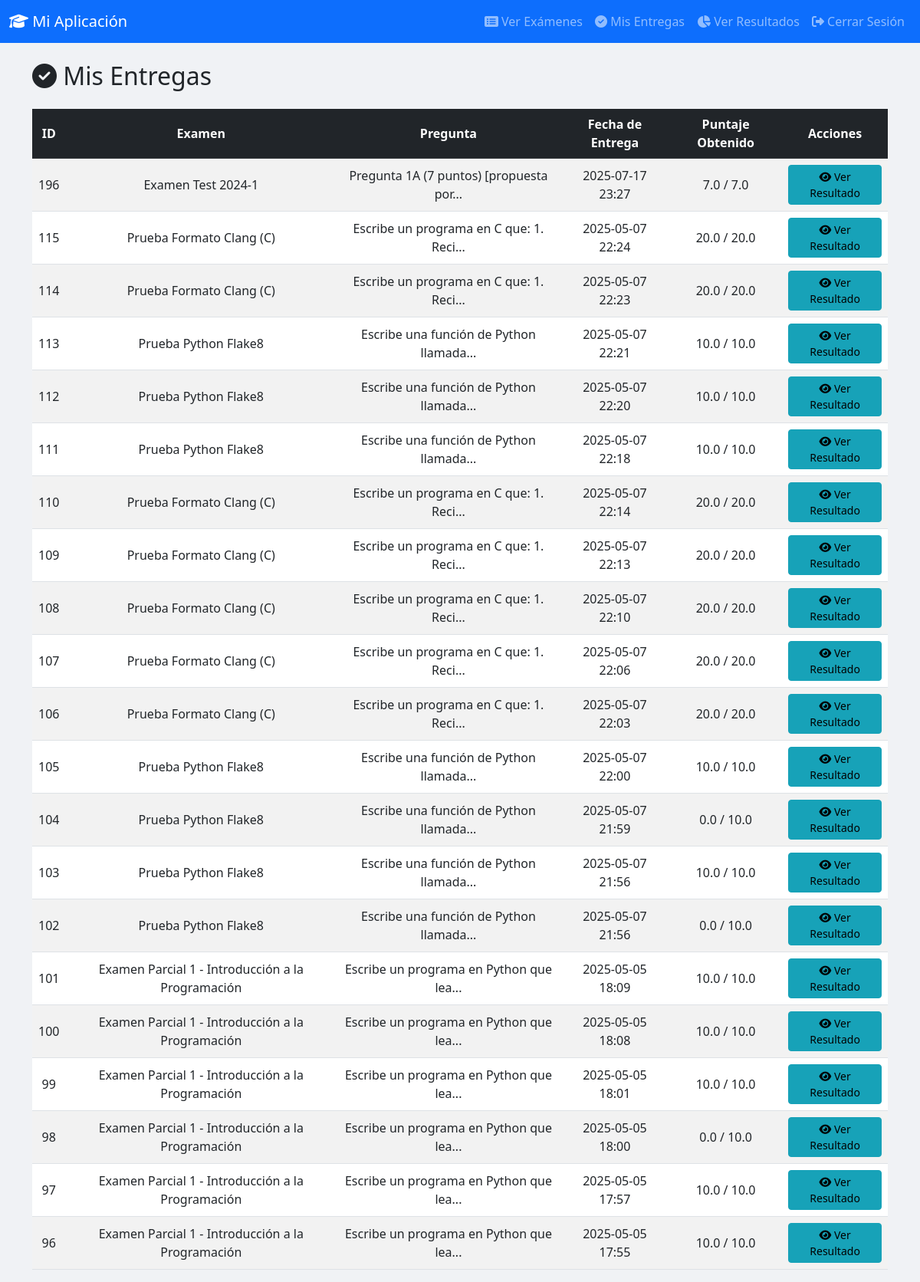
Screenshot of /mis_entregas (signed in) with the database file from the repository.
### models.py (models this page shows, shortened)
class Entrega(db.Model):
    __tablename__ = 'entrega'
    id = db.Column(db.Integer, primary_key=True)
    fecha_entrega = db.Column(db.DateTime, nullable=False, default=datetime.utcnow)
    codigo_fuente = db.Column(db.Text, nullable=False)
    archivo = db.Column(db.String(120), nullable=True)
    alumno_id = db.Column(db.Integer, db.ForeignKey('usuario.id'), nullable=False)
    pregunta_id = db.Column(db.Integer, db.ForeignKey('pregunta.id'), nullable=False)
    evaluacion = db.relationship('Evaluacion', backref='entrega', uselist=False)
    analisis_resultados = db.relationship(
        'AnalisisResultado',
        back_populates='entrega', # Usar back_populates
        lazy='dynamic', # Cambiado a dynamic para que sea una query
        cascade='all, delete-orphan'
    )

class Examen(db.Model):
    __tablename__ = 'examen'
    id = db.Column(db.Integer, primary_key=True)
    titulo = db.Column(db.String(200), nullable=False)
    descripcion = db.Column(db.Text, nullable=False)
    fecha_publicacion = db.Column(db.DateTime, nullable=False, default=datetime.utcnow)
    fecha_cierre = db.Column(db.DateTime, nullable=False)
    horario_id = db.Column(db.Integer, db.ForeignKey('horario.id'), nullable=False)
    preguntas = db.relationship('Pregunta', backref='examen', lazy=True, cascade="all, delete-orphan")
    configuracion_examen = db.relationship('ConfiguracionExamen', back_populates='examen', uselist=False)
    __table_args__ = (
        db.Index('ix_examen_titulo', 'titulo'),  # Índice para mejorar las consultas por título de examen
    )

class Pregunta(db.Model):
    __tablename__ = 'pregunta'
    id = db.Column(db.Integer, primary_key=True)
    enunciado = db.Column(db.Text, nullable=False)
    puntaje_total = db.Column(db.Float, nullable=False)
    lenguaje_programacion = db.Column(db.String(50), nullable=False)
    solucion_modelo = db.Column(db.Text, nullable=True)
    rubrica_evaluacion = db.Column(db.Text, nullable=True, comment="Rubrica en formato JSON para la evaluación con LLM")
    examen_id = db.Column(db.Integer, db.ForeignKey('examen.id'), nullable=False)
    configuracion_formato_json = db.Column(
        db.Text,
        nullable=True,
        comment='Configuración del linter en JSON. Ej: {"perfil": "flake8", "args_adicionales": "--ignore=E501"}'
    )
    casos_de_prueba = db.relationship('CasoDePrueba', backref='pregunta', lazy=True, cascade="all, delete-orphan")
    entregas = db.relationship('Entrega', backref='pregunta', lazy='dynamic')

class Evaluacion(db.Model):
    __tablename__ = 'evaluacion'
    id = db.Column(db.Integer, primary_key=True)
    puntaje_obtenido = db.Column(db.Float, nullable=False)
    feedback = db.Column(db.Text, nullable=True)
    feedback_llm_general = db.Column(db.Text, nullable=True, comment="Feedback cualitativo general del LLM")
    fecha_evaluacion = db.Column(db.DateTime, nullable=False, default=datetime.utcnow)
    entrega_id = db.Column(db.Integer, db.ForeignKey('entrega.id'), nullable=False)
    resultados = db.relationship('ResultadoDeEvaluacion', backref='evaluacion', lazy=True)
    resultados_criterios_llm = db.relationship('ResultadoCriterioLLM', backref='evaluacion', lazy='dynamic', cascade="all, delete-orphan")

### routes.py (the view)
@app.route('/mis_entregas')
@login_required
def mis_entregas():
    entregas = current_user.entregas.all()  # Using .all() to convert to a list
    valid_entregas = []
    for entrega in entregas:
        if (entrega and entrega.pregunta and
            entrega.pregunta.examen):
            valid_entregas.append(entrega)
        else:
            print(f"Skipping entrega {entrega.id} due to missing relationships")
    valid_entregas.sort(key=lambda e: e.fecha_entrega, reverse=True)
    return render_template('mis_entregas.html', entregas=valid_entregas)

### models.py (called while the page is built)
@login_manager.user_loader
def load_user(user_id):
    return Usuario.query.get(int(user_id))

### templates/mis_entregas.html (shortened to what this page needs)
{% extends "base.html" %}
{% block content %}
<h2 class="mb-4"><i class="fas fa-check-circle"></i> Mis Entregas</h2>
<div class="table-responsive">
    <table class="table table-striped table-hover">
        <thead class="table-dark">
            <tr>
                <th>ID</th>
                <th>Examen</th>
                <th>Pregunta</th>
                <th>Fecha de Entrega</th>
                <th>Puntaje Obtenido</th>
                <th>Acciones</th>
            </tr>
        </thead>
        <tbody>
            {% for entrega in entregas %}
            <tr>
                <td>{{ entrega.id }}</td>
                <td>{{ entrega.pregunta.examen.titulo }}</td>
                <td>{{ entrega.pregunta.enunciado | striptags | truncate(40, True, '...') }}</td>
                <td>{{ entrega.fecha_entrega.strftime('%Y-%m-%d %H:%M') }}</td>
                <td>
                    {% if entrega.evaluacion %}
                        {{ entrega.evaluacion.puntaje_obtenido }} / {{ entrega.pregunta.puntaje_total }}
                    {% else %}
                        <span class="badge bg-warning">En Evaluación</span>
                    {% endif %}
                </td>
                <td>
                    {% if entrega.evaluacion %}
                        <a href="{{ url_for('ver_resultado', entrega_id=entrega.id) }}" class="btn btn-sm btn-info">
                            <i class="fas fa-eye"></i> Ver Resultado
                        </a>
                    {% else %}
                        <span class="badge bg-secondary">Pendiente</span>
                    {% endif %}
                </td>
            </tr>
            {% else %}
            <tr>
                <td colspan="6" class="text-center">No has realizado entregas aún.</td>
            </tr>
            {% endfor %}
        </tbody>
    </table>
</div>
{% endblock %}

### static/css/styles.css (style rules this page uses)
body { background-color: #f0f2f5; }
.btn-info { background-color: #17a2b8; border-color: #17a2b8; }
.table thead th { vertical-align: middle; text-align: center; }
.table tbody td { vertical-align: middle; text-align: center; }

### rows the page displays
Entrega: id "196", pregunta.examen.titulo "Examen Test 2024-1", pregunta.enunciado "Pregunta 1A (7 puntos) [propuesta por...", fecha_entrega "2025-07-17 23:27", evaluacion.puntaje_obtenido "7.0", pregunta.puntaje_total "7.0"
Entrega: id "115", pregunta.examen.titulo "Prueba Formato Clang (C)", pregunta.enunciado "Escribe un programa en C que: 1. Reci...", fecha_entrega "2025-05-07 22:24", evaluacion.puntaje_obtenido "20.0", pregunta.puntaje_total "20.0"
Entrega: id "114", pregunta.examen.titulo "Prueba Formato Clang (C)", pregunta.enunciado "Escribe un programa en C que: 1. Reci...", fecha_entrega "2025-05-07 22:23", evaluacion.puntaje_obtenido "20.0", pregunta.puntaje_total "20.0"
Entrega: id "113", pregunta.examen.titulo "Prueba Python Flake8", pregunta.enunciado "Escribe una función de Python llamada...", fecha_entrega "2025-05-07 22:21", evaluacion.puntaje_obtenido "10.0", pregunta.puntaje_total "10.0"
Entrega: id "112", pregunta.examen.titulo "Prueba Python Flake8", pregunta.enunciado "Escribe una función de Python llamada...", fecha_entrega "2025-05-07 22:20", evaluacion.puntaje_obtenido "10.0", pregunta.puntaje_total "10.0"
Entrega: id "111", pregunta.examen.titulo "Prueba Python Flake8", pregunta.enunciado "Escribe una función de Python llamada...", fecha_entrega "2025-05-07 22:18", evaluacion.puntaje_obtenido "10.0", pregunta.puntaje_total "10.0"
Entrega: id "110", pregunta.examen.titulo "Prueba Formato Clang (C)", pregunta.enunciado "Escribe un programa en C que: 1. Reci...", fecha_entrega "2025-05-07 22:14", evaluacion.puntaje_obtenido "20.0", pregunta.puntaje_total "20.0"
Entrega: id "109", pregunta.examen.titulo "Prueba Formato Clang (C)", pregunta.enunciado "Escribe un programa en C que: 1. Reci...", fecha_entrega "2025-05-07 22:13", evaluacion.puntaje_obtenido "20.0", pregunta.puntaje_total "20.0"
Entrega: id "108", pregunta.examen.titulo "Prueba Formato Clang (C)", pregunta.enunciado "Escribe un programa en C que: 1. Reci...", fecha_entrega "2025-05-07 22:10", evaluacion.puntaje_obtenido "20.0", pregunta.puntaje_total "20.0"
Entrega: id "107", pregunta.examen.titulo "Prueba Formato Clang (C)", pregunta.enunciado "Escribe un programa en C que: 1. Reci...", fecha_entrega "2025-05-07 22:06", evaluacion.puntaje_obtenido "20.0", pregunta.puntaje_total "20.0"
Entrega: id "106", pregunta.examen.titulo "Prueba Formato Clang (C)", pregunta.enunciado "Escribe un programa en C que: 1. Reci...", fecha_entrega "2025-05-07 22:03", evaluacion.puntaje_obtenido "20.0", pregunta.puntaje_total "20.0"
Entrega: id "105", pregunta.examen.titulo "Prueba Python Flake8", pregunta.enunciado "Escribe una función de Python llamada...", fecha_entrega "2025-05-07 22:00", evaluacion.puntaje_obtenido "10.0", pregunta.puntaje_total "10.0"
Entrega: id "104", pregunta.examen.titulo "Prueba Python Flake8", pregunta.enunciado "Escribe una función de Python llamada...", fecha_entrega "2025-05-07 21:59", evaluacion.puntaje_obtenido "0.0", pregunta.puntaje_total "10.0"
Entrega: id "103", pregunta.examen.titulo "Prueba Python Flake8", pregunta.enunciado "Escribe una función de Python llamada...", fecha_entrega "2025-05-07 21:56", evaluacion.puntaje_obtenido "10.0", pregunta.puntaje_total "10.0"
Entrega: id "102", pregunta.examen.titulo "Prueba Python Flake8", pregunta.enunciado "Escribe una función de Python llamada...", fecha_entrega "2025-05-07 21:56", evaluacion.puntaje_obtenido "0.0", pregunta.puntaje_total "10.0"
Entrega: id "101", pregunta.examen.titulo "Examen Parcial 1 - Introducción a la Programación", pregunta.enunciado "Escribe un programa en Python que lea...", fecha_entrega "2025-05-05 18:09", evaluacion.puntaje_obtenido "10.0", pregunta.puntaje_total "10.0"
Entrega: id "100", pregunta.examen.titulo "Examen Parcial 1 - Introducción a la Programación", pregunta.enunciado "Escribe un programa en Python que lea...", fecha_entrega "2025-05-05 18:08", evaluacion.puntaje_obtenido "10.0", pregunta.puntaje_total "10.0"
Entrega: id "99", pregunta.examen.titulo "Examen Parcial 1 - Introducción a la Programación", pregunta.enunciado "Escribe un programa en Python que lea...", fecha_entrega "2025-05-05 18:01", evaluacion.puntaje_obtenido "10.0", pregunta.puntaje_total "10.0"
Entrega: id "98", pregunta.examen.titulo "Examen Parcial 1 - Introducción a la Programación", pregunta.enunciado "Escribe un programa en Python que lea...", fecha_entrega "2025-05-05 18:00", evaluacion.puntaje_obtenido "0.0", pregunta.puntaje_total "10.0"
Entrega: id "97", pregunta.examen.titulo "Examen Parcial 1 - Introducción a la Programación", pregunta.enunciado "Escribe un programa en Python que lea...", fecha_entrega "2025-05-05 17:57", evaluacion.puntaje_obtenido "10.0", pregunta.puntaje_total "10.0"
Entrega: id "96", pregunta.examen.titulo "Examen Parcial 1 - Introducción a la Programación", pregunta.enunciado "Escribe un programa en Python que lea...", fecha_entrega "2025-05-05 17:55", evaluacion.puntaje_obtenido "10.0", pregunta.puntaje_total "10.0"
